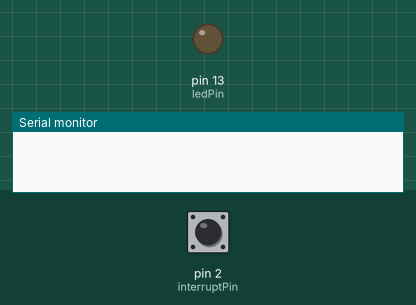
This sketch was run on a simulated Arduino Uno, built with avr-gcc and run on an emulated ATmega328P. Shown: output pins drawn as LEDs (lit = HIGH), the last lines printed to the serial monitor. Inputs (shaded band) come from the test bench; at power-on: pin 2 (interruptPin) HIGH.

Above: at 1.2 s.
1.3 s: pin 2 (interruptPin) pulled LOW for 0.15 s
At 2.6 s:
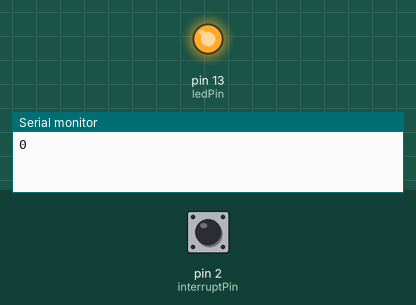
2.9 s: pin 2 (interruptPin) pulled LOW for 1 s
At 5.1 s:
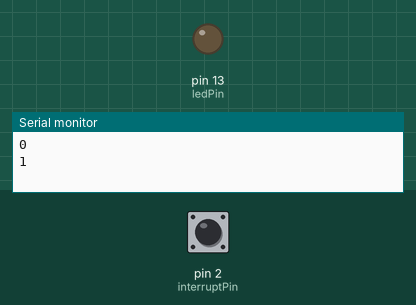
5.4 s: pin 2 (interruptPin) pulled LOW for 3.2 s
At 8.9 s:
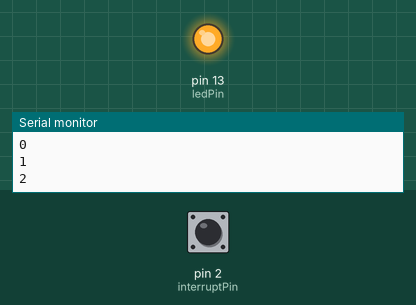
Timing chart, 0 to 10.4 s (numbered marks = the images above; inputs shaded):
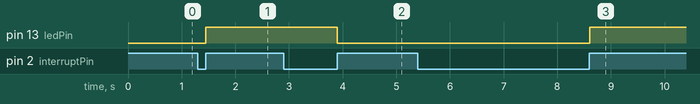

The sketch:

code2.ino
```cpp
const byte ledPin = 13;
const byte interruptPin = 2;
volatile byte state = LOW;
int count=0;
void counting();
int  currentMillis = millis();
int startMillis;
int period=60000;
int totalcount;

void setup() {
  Serial.begin(9600);
  pinMode(ledPin, OUTPUT);
  pinMode(interruptPin, INPUT_PULLUP);
  attachInterrupt(digitalPinToInterrupt(interruptPin), blink, RISING);
}

void loop() {

  digitalWrite(ledPin, state);

}

void blink() {
  state = !state;
  counting();
}

void counting()
{

  Serial.println(count++);
  delay(500);

//  if(currentMillis - startMillis >= period)
//  {
//    count=0;
//    startMillis = currentMillis;
//  }


  }
```

Measured:
- after the input at 1.3 s, pin 13 (ledPin): LOW → HIGH after 0.15 s
- after the input at 2.9 s, pin 13 (ledPin): HIGH → LOW after 1.0 s
- after the input at 5.4 s, pin 13 (ledPin): LOW → HIGH after 3.2 s
